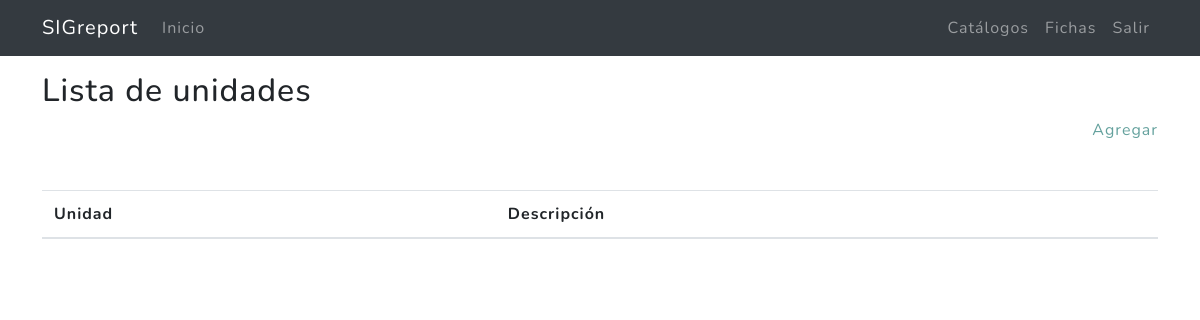
Before: /catalogos/unidades/ (signed in) with the older database file.
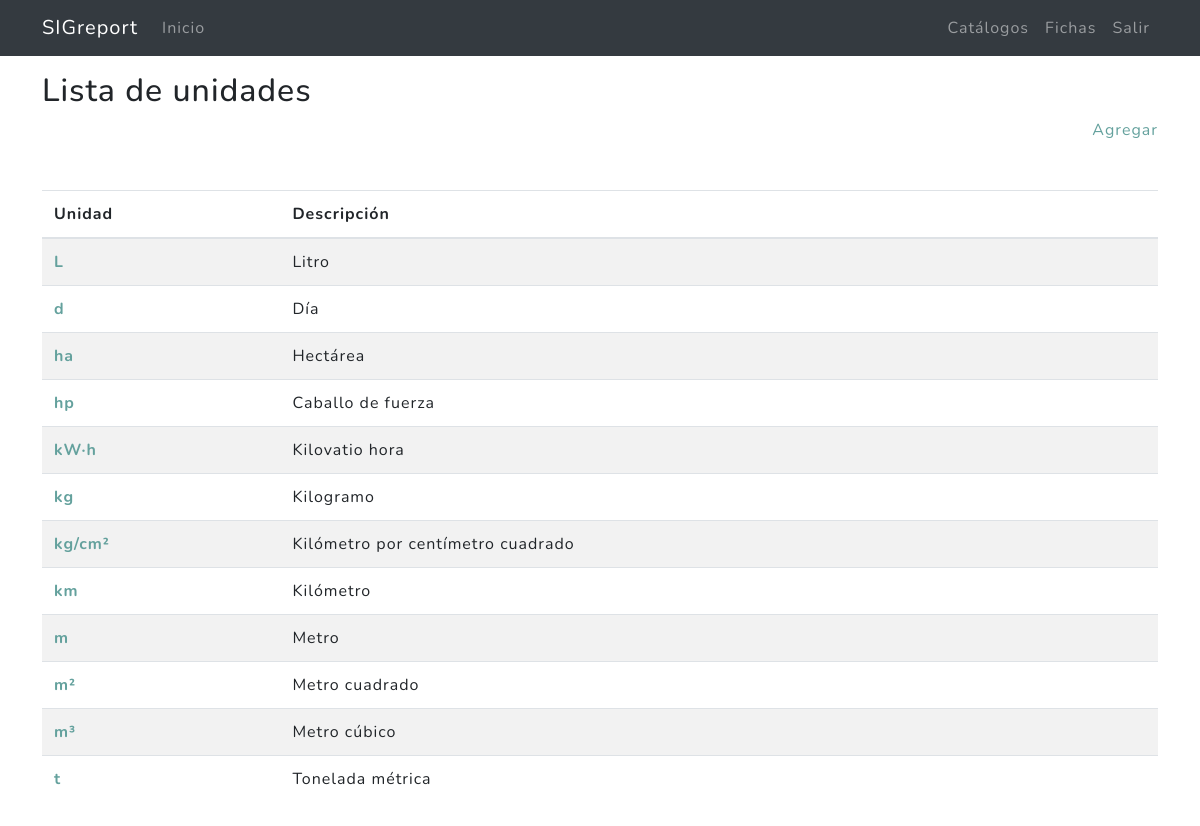
After: the same page with the newer database file.
### miscelanea/models.py (models this page shows, shortened)
class Unidad(models.Model):
    title =  models.CharField(max_length=50,verbose_name = "Unidad de medida")
    description = models.TextField(max_length=50,verbose_name="Descripción")
    created = models.DateTimeField(auto_now_add = True,verbose_name = "Fecha de creación")
    updated = models.DateTimeField(auto_now = True,verbose_name = "Fecha de edición")
    class Meta:
        verbose_name = "Lista de unidades"
        verbose_name_plural = "Lista de unidades"
        ordering = ["title"]

### miscelanea/views.py (the view)
# urls.py: path('unidades/', UnidadListView.as_view(), name='unidades'),
@method_decorator(login_required,name='dispatch')
class UnidadListView(ListView):
    model = Unidad
    template_name = "miscelanea/unidad_list.html"
    paginate_by = 20
    def get_context_data(self, **kwargs):
        context = super().get_context_data(**kwargs)
        context['p_title']="Lista de unidades"
        return context

### miscelanea/templates/miscelanea/unidad_list.html (shortened to what this page needs)
{% extends 'cap2/base_mx.html' %}
{% load static %}
{% block content %}
<main role="main">
  <div class="container mb-4">
    <h2 class="mt-3">{{p_title}}</h2>
    <div class="agregar mb-4 text-right"><a href="{% url 'catalogos:unidad-create' %}">Agregar</a></div>
    <table class="table  table-striped mt-5">
      <thead>
        <tr>
          <th scope="col">Unidad</th>
          <th scope="col">Descripción</th>
        </tr>
      </thead>
      <tbody>
      {% for unidad in unidad_list %}
          <tr>
            <th scope="row"><a href="{% url 'catalogos:unidad-update' unidad.id %}">{{unidad.title|safe}} </a></th>
            <td>{{unidad.description}}</td>
          </tr>
      {% endfor %}
      </tbody>
    </table>
  </div>
</main>
{% endblock %}

Changed rows visible on the page:
added Unidad: title "L", description "Litro"
added Unidad: title "d", description "Día"
added Unidad: title "ha", description "Hectárea"
added Unidad: title "hp", description "Caballo de fuerza"
added Unidad: title "kW·h", description "Kilovatio hora"
added Unidad: title "kg", description "Kilogramo"
added Unidad: title "kg/cm²", description "Kilómetro por centímetro cuadrado"
added Unidad: title "km", description "Kilómetro"
added Unidad: title "m", description "Metro"
added Unidad: title "m²", description "Metro cuadrado"
added Unidad: title "m³", description "Metro cúbico"
added Unidad: title "t", description "Tonelada métrica"
